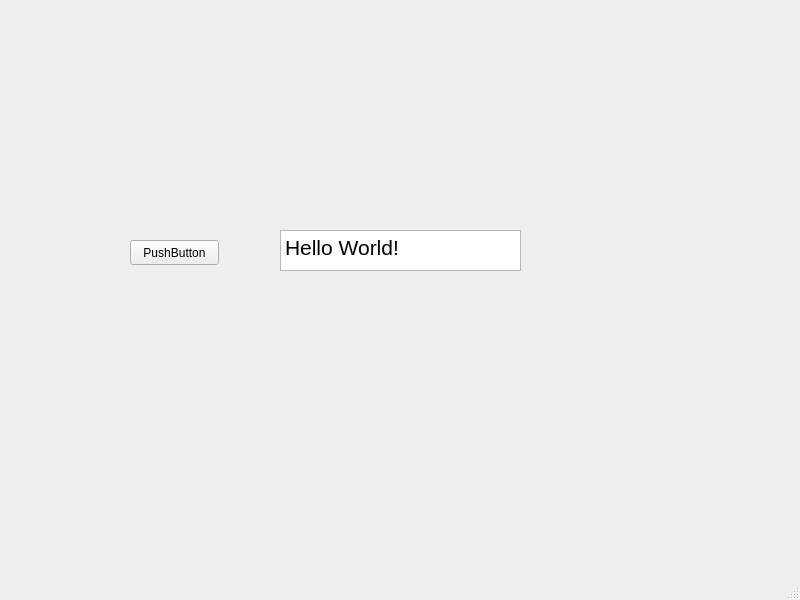
<?xml version="1.0" encoding="UTF-8"?>
<ui version="4.0">
 <class>MainWindow</class>
 <widget class="QMainWindow" name="MainWindow">
  <property name="geometry">
   <rect>
    <x>0</x>
    <y>0</y>
    <width>800</width>
    <height>600</height>
   </rect>
  </property>
  <property name="windowTitle">
   <string>MainWindow</string>
  </property>
  <widget class="QWidget" name="centralwidget">
   <widget class="QTextEdit" name="txt">
    <property name="geometry">
     <rect>
      <x>280</x>
      <y>230</y>
      <width>241</width>
      <height>41</height>
     </rect>
    </property>
    <property name="font">
     <font>
      <pointsize>16</pointsize>
     </font>
    </property>
    <property name="html">
     <string>&lt;!DOCTYPE HTML PUBLIC &quot;-//W3C//DTD HTML 4.0//EN&quot; &quot;http://www.w3.org/TR/REC-html40/strict.dtd&quot;&gt;
&lt;html&gt;&lt;head&gt;&lt;meta name=&quot;qrichtext&quot; content=&quot;1&quot; /&gt;&lt;style type=&quot;text/css&quot;&gt;
p, li { white-space: pre-wrap; }
&lt;/style&gt;&lt;/head&gt;&lt;body style=&quot; font-family:'Ubuntu'; font-size:16pt; font-weight:400; font-style:normal;&quot;&gt;
&lt;p style=&quot; margin-top:0px; margin-bottom:0px; margin-left:0px; margin-right:0px; -qt-block-indent:0; text-indent:0px;&quot;&gt;Hello World!&lt;/p&gt;&lt;/body&gt;&lt;/html&gt;</string>
    </property>
   </widget>
   <widget class="QPushButton" name="Button">
    <property name="geometry">
     <rect>
      <x>130</x>
      <y>240</y>
      <width>89</width>
      <height>25</height>
     </rect>
    </property>
    <property name="text">
     <string>PushButton</string>
    </property>
   </widget>
  </widget>
  <widget class="QMenuBar" name="menubar">
   <property name="geometry">
    <rect>
     <x>0</x>
     <y>0</y>
     <width>800</width>
     <height>22</height>
    </rect>
   </property>
  </widget>
  <widget class="QStatusBar" name="statusbar"/>
 </widget>
 <resources/>
 <connections/>
</ui>
